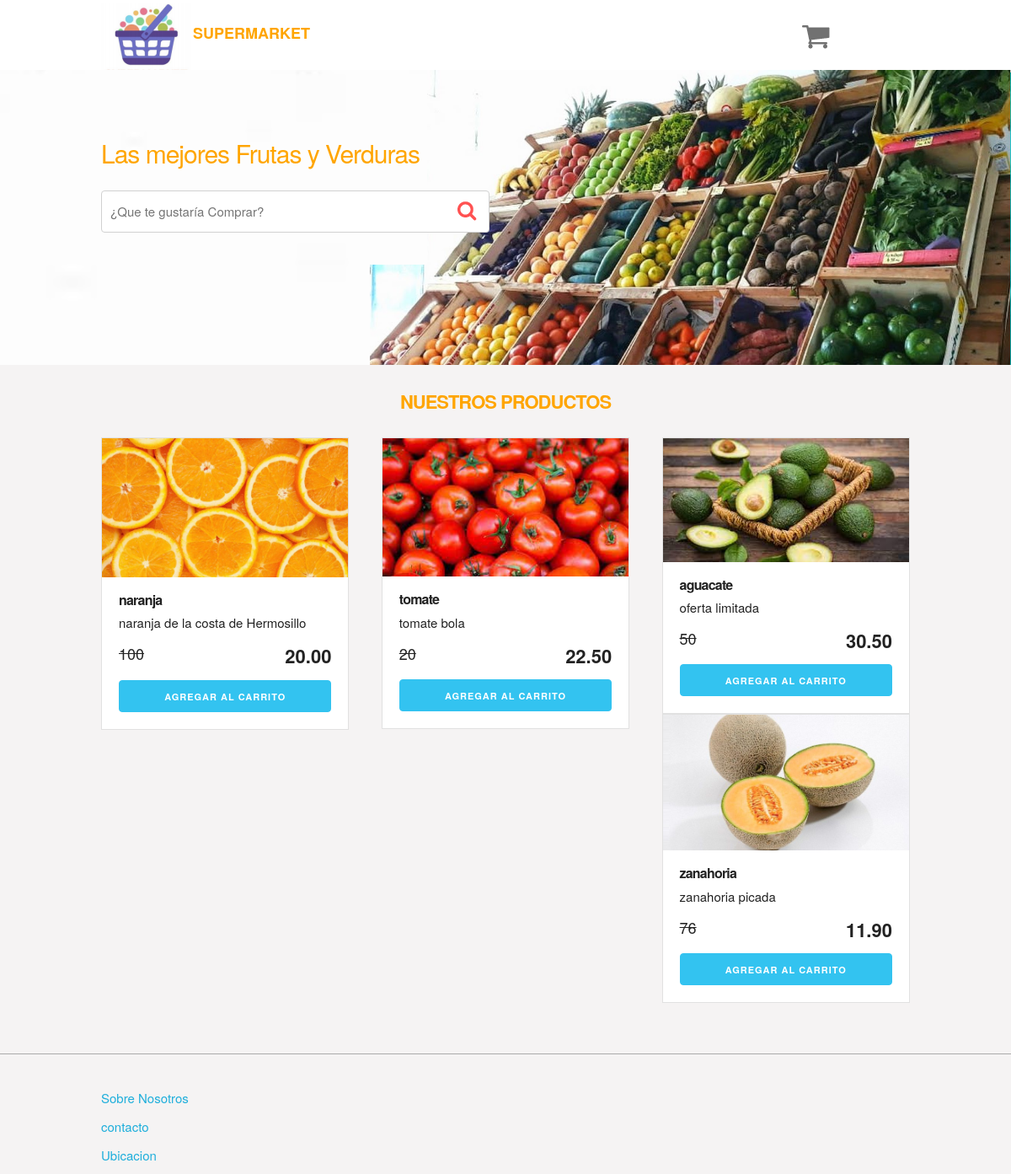
The page /InterfasCliente/index.php on the database its author committed.
### tables this page shows
CREATE TABLE `productos2` (
  `id` int(3) NOT NULL,
  `nombre` varchar(60) NOT NULL,
  `precio` decimal(6,2) NOT NULL,
  `stock` int(5) NOT NULL,
  `descripcion` varchar(100) NOT NULL,
  `imagen` varchar(200) DEFAULT NULL
);

### InterfasCliente/index.php (the view, shortened to what this page needs)
<?php
    $con=conectar();
    $sql="SELECT *  FROM productos2";
    $query=mysqli_query($con,$sql);
?>
<!DOCTYPE html>
<html lang="en">
<head>
    <link rel="stylesheet" href="css/normalize.css">
    <link rel="stylesheet" href="css/skeleton.css">
    <link rel="stylesheet" href="css/custom.css">
</head>
<body>
<header id="header" class="header">
    <div class="container">
        <div class="row">
            <div class="four columns logoF">
                <img src="img/logoSM4.png" id="logo">
                <p class="titulo2">SuperMarket</p>
            </div>
            <div class="two columns u-pull-right">
                <ul>
                    <li class="submenu">
                            <img src="img/cart.png" id="img-carrito">
                    </li>
                </ul>
            </div>
        </div>
    </div>
    </header>
    <div id="hero">
        <div class="container">
            <div class="row">
                    <div class="six columns">
                        <div class="contenido-hero">
                                <h2>Las mejores Frutas y Verduras</h2>
                                <form action="#" id="busqueda" method="post" class="formulario">
                                    <input class="u-full-width" type="text" placeholder="¿Que te gustaría Comprar?" id="buscador">
                                    <input type="submit" id="submit-buscador" class="submit-buscador">
                                </form>
                        </div>
                    </div>
            </div>
        </div>
    </div>
    <div id="lista-productos" class="container">
        <h1 id="encabezado" class="encabezado">Nuestros Productos</h3>
        <div class="row">
            <?php while($producto=mysqli_fetch_assoc($query)):?>
            <div class="four columns">
                <div class="card">
                    <img src="img/<?php echo $producto['imagen']?>" class="imagen-curso u-full-width">
                    <div class="info-card">
                        <h4><?php echo $producto['nombre']?></h4>
                        <p><?php echo $producto['descripcion']?></p>
                        <p class="precio"><?php echo $producto['stock']?>  <span class="u-pull-right "><?php echo $producto['precio']?></span></p>
                        <a href="#" class="u-full-width button-primary button input agregar-carrito" data-id="1">Agregar Al Carrito</a>
                    </div>
                </div>
            </div>
            <?php endwhile; ?>
        </div>
    </div>
    <footer id="footer" class="footer">
        <div class="container">
            <div class="row">
                    <div class="four columns">
                            <nav id="principal" class="menu">
                                <a class="enlace" href="#">Sobre Nosotros</a>
                                <a class="enlace" href="#">contacto</a>
                                <a class="enlace" href="#">Ubicacion</a>
                            </nav>
                    </div>
            </div>
        </div>
    </footer>
</body>
</html>

### InterfasCliente/css/skeleton.css (style rules this page uses)
.container { position: relative; width: 100%; max-width: 960px; margin: 0 auto; padding: 0 20px; box-sizing: border-box; }
.column, .columns { width: 100%; float: left; box-sizing: border-box; }
@media (min-width: 400px) { .container { width: 85%; padding: 0; } }
@media (min-width: 550px) { .container { width: 80%; } }
@media (min-width: 550px) { .column, .columns { margin-left: 4%; } }
@media (min-width: 550px) { .column:first-child, .columns:first-child { margin-left: 0; } }
@media (min-width: 550px) { .two.columns { width: 13.3333333333%; } }
@media (min-width: 550px) { .four.columns { width: 30.6666666667%; } }
@media (min-width: 550px) { .six.columns { width: 48%; } }
html { font-size: 62.5%; }
body { font-size: 1.5em; line-height: 1.6; font-weight: 400; font-family: "Raleway", "HelveticaNeue", "Helvetica Neue", Helvetica, Arial, sans-serif; color: #222; }
h1, h2, h3, h4, h5, h6 { margin-top: 0; margin-bottom: 2rem; font-weight: 300; }
h1 { font-size: 4.0rem; line-height: 1.2; letter-spacing: -.1rem; }
h2 { font-size: 3.6rem; line-height: 1.25; letter-spacing: -.1rem; }
h4 { font-size: 2.4rem; line-height: 1.35; letter-spacing: -.08rem; }
@media (min-width: 550px) { h1 { font-size: 5.0rem; } }
@media (min-width: 550px) { h2 { font-size: 4.2rem; } }
@media (min-width: 550px) { h4 { font-size: 3.0rem; } }
p { margin-top: 0; }
a { color: #1EAEDB; }
.button, button, input[type="submit"], input[type="reset"], input[type="button"] { display: inline-block; height: 38px; padding: 0 30px; color: #555; text-align: center; font-size: 11px; font-weight: 600; line-height: 38px; letter-spacing: .1rem; text-transform: uppercase; text-decoration: none; white-space: nowrap; background-color: transparent; border-radius: 4px; border: 1px solid #bbb; cursor: pointer; box-sizing: border-box; }
.button.button-primary, button.button-primary, input[type="submit"].button-primary, input[type="reset"].button-primary, input[type="button"].button-primary { color: #FFF; background-color: #33C3F0; border-color: #33C3F0; }
input[type="email"], input[type="number"], input[type="search"], input[type="text"], input[type="tel"], input[type="url"], input[type="password"], textarea, select { height: 38px; padding: 6px 10px; background-color: #fff; border: 1px solid #D1D1D1; border-radius: 4px; box-shadow: none; box-sizing: border-box; }
input[type="email"], input[type="number"], input[type="search"], input[type="text"], input[type="tel"], input[type="url"], input[type="password"], textarea { -webkit-appearance: none; -moz-appearance: none; appearance: none; }
ul { list-style: circle inside; }
ol, ul { padding-left: 0; margin-top: 0; }
li { margin-bottom: 1rem; }
button, .button { margin-bottom: 1rem; }
input, textarea, select, fieldset { margin-bottom: 1.5rem; }
pre, blockquote, dl, figure, table, p, ul, ol, form { margin-bottom: 2.5rem; }
.u-full-width { width: 100%; box-sizing: border-box; }
.u-pull-right { float: right; }
.container:after, .row:after, .u-cf { content: ""; display: table; clear: both; }

### rows shown on the page
productos2: imagen (picture), nombre "naranja", descripcion "naranja de la costa de Hermosillo", stock "100", precio "20.00"
productos2: imagen (picture), nombre "tomate", descripcion "tomate bola", stock "20", precio "22.50"
productos2: imagen (picture), nombre "aguacate", descripcion "oferta limitada", stock "50", precio "30.50"
productos2: imagen (picture), nombre "zanahoria", descripcion "zanahoria picada", stock "76", precio "11.90"
